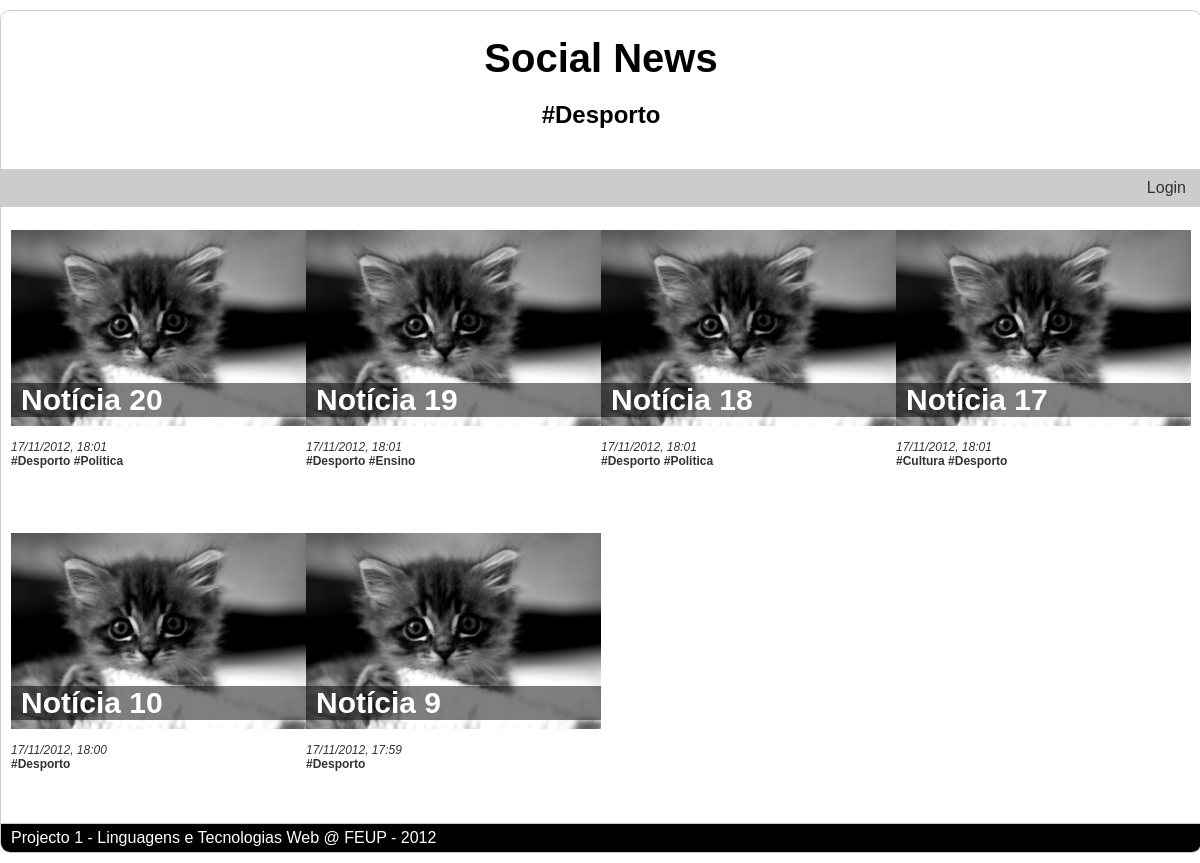
Page /?tag=Desporto on the earlier database version.
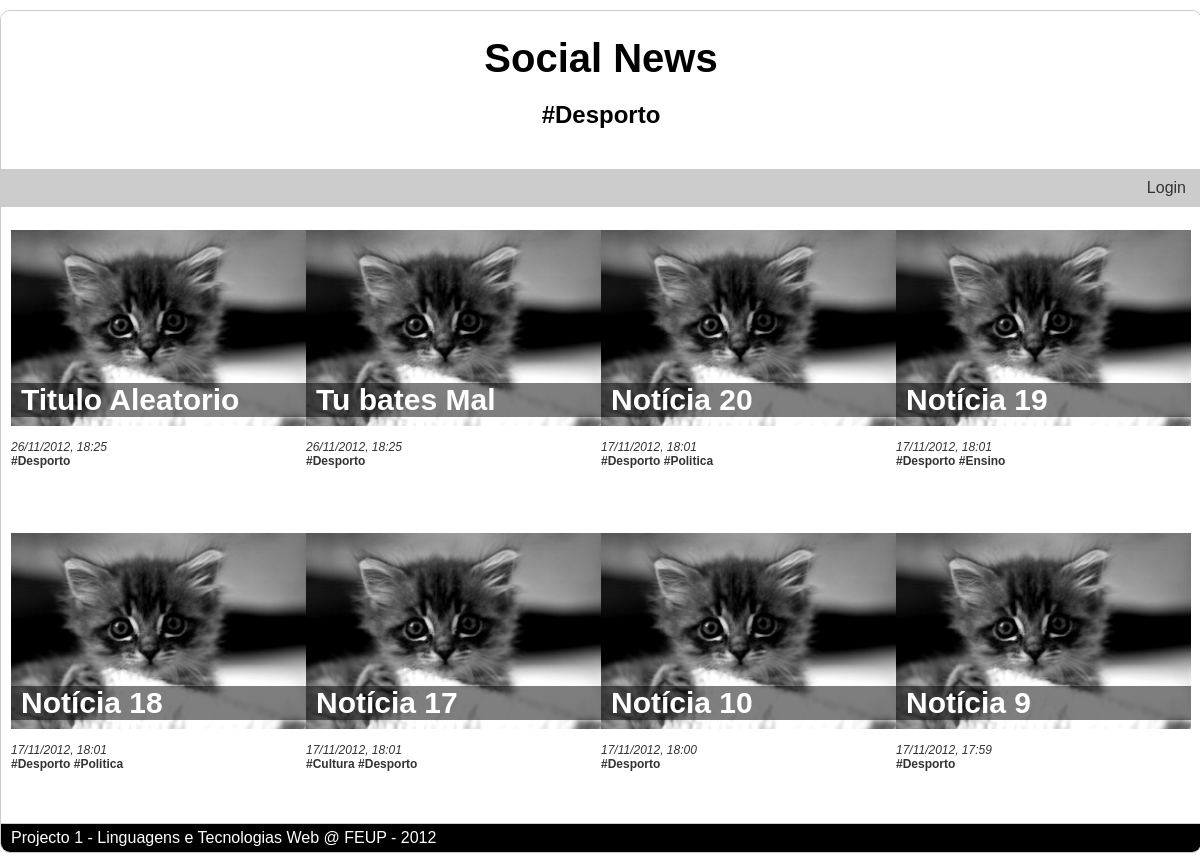
Same page on the later database version.
### tables this page shows
CREATE TABLE 'NEWS' (id integer primary key autoincrement, title text,'date' INTEGER, text text, posted_by text, 'url' TEXT, 'imported_by' TEXT);

### db/news_query.php (called while the page is built, shortened)
<?php
	require_once 'db/db.php';
	if(isset($id) && !empty($id))
	{
		$stmt = $db->prepare('SELECT id, title, date, text, posted_by, imported_by, url, tagname FROM news LEFT JOIN tag ON news.id=tag.news_id where id=:id');
		$stmt->bindparam(':id', $id);
	}
	elseif(isset($tag) && !empty($tag))
	{
		$stmt = $db->prepare('SELECT id, title, date, posted_by, imported_by, tagname FROM news LEFT JOIN tag ON news.id=tag.news_id where news.id in (select news_id from tag where tagname=:tag) ORDER BY id DESC');
		$stmt->bindparam(':tag', $tag);
	}
	elseif(isset($fav) && !empty($fav))
	{
		$stmt = $db->prepare('SELECT id, title, date, posted_by, imported_by, tagname FROM news LEFT JOIN tag ON news.id=tag.news_id LEFT JOIN favorite ON news.id=favorite.news_id where favorite.user_id = :user_id ORDER BY id DESC');
		$stmt->bindparam(':user_id', $_SESSION['user_id']);
	}
	else
	{
		$stmt = $db->prepare('SELECT id, title, date, posted_by, imported_by, tagname FROM news LEFT JOIN tag ON news.id=tag.news_id where news.id in (select id from news order by id desc limit 12 offset :offset) ORDER BY id DESC');
		$stmt->bindparam(':offset', $offset);
	}
	if(!$stmt->execute())
	{
		$error=$db->errorInfo();
		echo "Erro: " . $error[2];
	}
	else
		$news = $stmt->fetchAll();
?>

### common/functions.php (the view, shortened to what this page needs)
<?php
	function loggedin() {
		return isset($_SESSION['username']);
	}
	function displaydate($date)
	{
		if(date('dmY') == date('dmY', $date))
          echo "Hoje, ".date('H:i', $date);
        elseif(date('dmY', time()-86400) == date('dmY', $date))
          echo "Ontem, ".date('H:i', $date);
        else
          echo date('d/m/Y, H:i', $date);
	}
	function showallnews($news)
	{
		foreach($news as $i=>$row) {
			if($row['id']==$news[$i-1]['id'])
				echo " <a href=\"./?tag=".$row['tagname']."\">#".$row['tagname']."</a>";
			else
			{
				$title = (strlen($row['title']) > 30) ? substr($row['title'],0,27).'...' : $row['title'];
				  echo "<div class=\"noticia_index\">
				  <h3><a href=\"./?id=".$row['id']."\">".stripslashes($title)."</a></h3>
				  <a href=\"./?id=".$row['id']."\"><img src=\"common/placeholder.jpg\" alt=\"300x200\"></a>
				  <div class=\"newsdetails\">
					<br />";
				if($row['tagname']!="")
				  echo "</div><div class=\"newstags\"><a href=\"./?tag=".stripslashes($row['tagname'])."\">#".stripslashes($row['tagname'])."</a>";
			}
			if($row['id']!=$news[$i+1]['id']) {
				echo   "</div>";
				echo "</div>";
			}
		}
	}
	function showheader($subtitle)
	{
		echo "<div id=\"cabecalho\">";
		echo "<a href=\"./\"><h1>Social News</h1></a>";
		if(!empty($subtitle))
			echo "<h2>".$subtitle."</h2>";
		echo "</div>";
	}
	function showfooter()
	{
		echo "<div id=\"rodape\">
				<p>Projecto 1 - Linguagens e Tecnologias Web @ FEUP - 2012</p>
			</div>";
	}
	function showloginmenu()
	{
		echo "<ul class=\"login\">";
		if(loggedin())
			echo "<li>Bem-vindo <a href=ver_perfil_utilizador.php?id=".$_SESSION['user_id'].">".$_SESSION['username']."</a></li><li><a href=\"logout.php\">Logout</a></li>";
		else
			echo "<li><a href=\"login.php\">Login</a></li>";
		echo "</ul>";
	}
?>

### index.php (shortened to what this page needs)
<?php
	require_once 'common/functions.php';
	$id = (int)$_GET['id'];
	$tag = $_GET['tag'];
	$p = (int)$_GET['p'];
	$fav = (int)$_GET['fav'];
	$offset = $p*12;
	require_once 'db/news_query.php';
?>
<!DOCTYPE html>
<html>
	<head>
		<link rel="stylesheet" href="common/style.css">
	</head>
	<body>
<?php
	if(!empty($tag))
		showheader('#'.$tag);
	elseif(!empty($fav))
		showheader('Favoritos');
	else
		showheader('');
?>
		<div id="menu">
			<ul>
<?php
	if(loggedin())
	{
		echo "<li><a href=\"./?fav=1\">Meus favoritos</a></li>";
		if((editor() || admin()))
		{
			echo "<li><a href=\"nova_noticia.php\">Inserir notícia</a></li>";
		}
		if(admin())
		{
			echo "<li><a href=\"procurar_utilizador.php\">Gerir utilizadores</a></li>".
			"<li><a href=\"gerir_servidor.php\">Gerir servidores</a></li>".
			"<li><a href=\"obter_noticias.php\">Obter notícias</a></li>";
		}
	}
	else
	{
		echo "<li></li>";
	}
	echo "</ul>";
	showloginmenu();
	echo "</div>";
?>
		<div id="conteudo">
<?php
	if(count($news)==0)
		echo "<h5>Nenhuma notícia encontrada.</h5>";
	else {
		if(!empty($id))
			shownewsid($news,$db);
		else{
			showallnews($news);
		}
	}
	echo "</div>";
	showfooter();
?>
	</body>
</html>

### common/style.css (style rules this page uses)
html { overflow-y: scroll; }
body { font-family: Century Gothic, sans-serif; margin: 10px auto; border-left: 10px; width: 1200px; color: #333333; border:1px solid #ccc; border-radius:10px; }
div#cabecalho { text-align:center; padding:20px 20px; background-color:white; color:black; border-radius:9px 9px 0 0; background-color:white; }
div#menu { background-color:#ccc; padding:10px; }
a { color: #333333; text-decoration:none; }
div#cabecalho h1 { margin-top: 5px; margin-bottom: 5px; font-size:40px; }
div#cabecalho a { color:black; text-decoration:none; }
div#menu ul { padding-left:0; margin:0; display:inline; }
div#menu li { display:inline; border-right:solid; border-width:2px; border-color:white; padding:0px 5px; }
div#menu li:last-child { border-right:none; }
div#menu ul.login { float:right; }
div#conteudo { margin:0; margin-top:10px; padding:0 10px; }
div#conteudo h3 { margin:0; margin-bottom:10px; font-size:30px; }
div.noticia_index img { float:left; margin-right:10px; width: 100%; }
div.noticia_index { position:relative; margin-top: 13px; display: inline-block; width: 25%; float: left; height: 290px; }
div.noticia_index>h3 { display: inline-block; position: absolute; width:285px; left:0; bottom:93px; padding:0 5px; word-wrap: break-word; background-color: rgba(0, 0, 0, 0.5); }
div.noticia_index>h3>a { color: white; margin-left: 5px; }
div#rodape { border-top:1px solid #ccc; margin:0; padding:5px 0; border-radius:0 0 9px 9px; background-color:black; color:white; display: inline-block; width: 100%; clear:both; }
div#rodape p { margin:0 10px; }
div.newsdetails { clear:both; font-size:12px; font-style:italic; }
div.newstags { font-size:12px; font-weight: bold; }

Differences in the rows shown:
added news: title "Titulo Aleatorio", date "26/11/2012, 18:25", tagname "Desporto"
added news: title "Tu bates Mal", date "26/11/2012, 18:25", tagname "Desporto"
